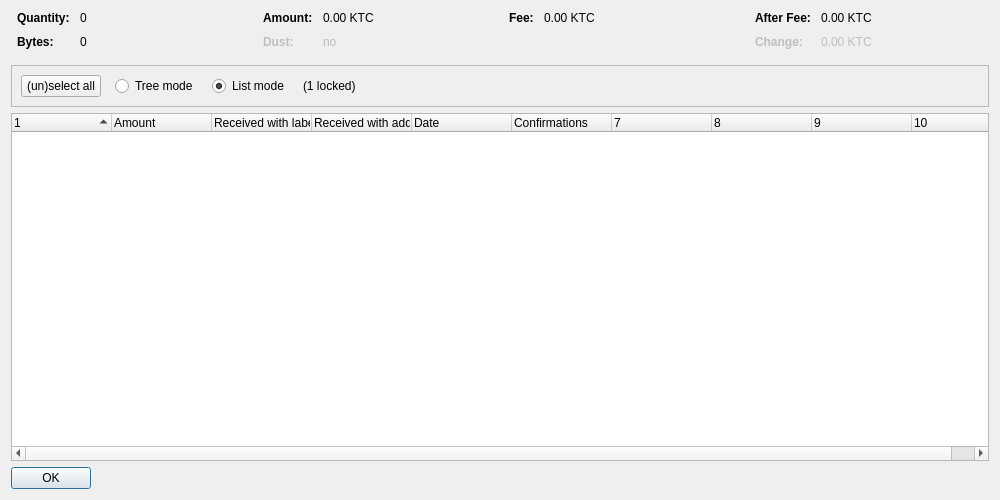
<?xml version="1.0" encoding="UTF-8"?>
<ui version="4.0">
 <class>CoinControlDialog</class>
 <widget class="QDialog" name="CoinControlDialog">
  <property name="geometry">
   <rect>
    <x>0</x>
    <y>0</y>
    <width>1000</width>
    <height>500</height>
   </rect>
  </property>
  <property name="windowTitle">
   <string>Coin Selection</string>
  </property>
  <layout class="QVBoxLayout" name="verticalLayout">
   <item>
    <layout class="QHBoxLayout" name="horizontalLayoutTop" stretch="0,0,0,0">
     <property name="topMargin">
      <number>0</number>
     </property>
     <property name="bottomMargin">
      <number>10</number>
     </property>
     <item>
      <layout class="QFormLayout" name="formLayoutCoinControl1">
       <property name="horizontalSpacing">
        <number>10</number>
       </property>
       <property name="verticalSpacing">
        <number>10</number>
       </property>
       <property name="leftMargin">
        <number>6</number>
       </property>
       <property name="rightMargin">
        <number>6</number>
       </property>
       <item row="0" column="0">
        <widget class="QLabel" name="labelCoinControlQuantityText">
         <property name="font">
          <font>
           <weight>75</weight>
           <bold>true</bold>
          </font>
         </property>
         <property name="text">
          <string>Quantity:</string>
         </property>
        </widget>
       </item>
       <item row="0" column="1">
        <widget class="QLabel" name="labelCoinControlQuantity">
         <property name="cursor">
          <cursorShape>IBeamCursor</cursorShape>
         </property>
         <property name="contextMenuPolicy">
          <enum>Qt::ActionsContextMenu</enum>
         </property>
         <property name="text">
          <string notr="true">0</string>
         </property>
         <property name="textInteractionFlags">
          <set>Qt::LinksAccessibleByMouse|Qt::TextSelectableByKeyboard|Qt::TextSelectableByMouse</set>
         </property>
        </widget>
       </item>
       <item row="1" column="0">
        <widget class="QLabel" name="labelCoinControlBytesText">
         <property name="font">
          <font>
           <weight>75</weight>
           <bold>true</bold>
          </font>
         </property>
         <property name="text">
          <string>Bytes:</string>
         </property>
        </widget>
       </item>
       <item row="1" column="1">
        <widget class="QLabel" name="labelCoinControlBytes">
         <property name="cursor">
          <cursorShape>IBeamCursor</cursorShape>
         </property>
         <property name="contextMenuPolicy">
          <enum>Qt::ActionsContextMenu</enum>
         </property>
         <property name="text">
          <string notr="true">0</string>
         </property>
         <property name="textInteractionFlags">
          <set>Qt::LinksAccessibleByMouse|Qt::TextSelectableByKeyboard|Qt::TextSelectableByMouse</set>
         </property>
        </widget>
       </item>
      </layout>
     </item>
     <item>
      <layout class="QFormLayout" name="formLayoutCoinControl2">
       <property name="horizontalSpacing">
        <number>10</number>
       </property>
       <property name="verticalSpacing">
        <number>10</number>
       </property>
       <property name="leftMargin">
        <number>6</number>
       </property>
       <property name="rightMargin">
        <number>6</number>
       </property>
       <item row="0" column="0">
        <widget class="QLabel" name="labelCoinControlAmountText">
         <property name="font">
          <font>
           <weight>75</weight>
           <bold>true</bold>
          </font>
         </property>
         <property name="text">
          <string>Amount:</string>
         </property>
        </widget>
       </item>
       <item row="0" column="1">
        <widget class="QLabel" name="labelCoinControlAmount">
         <property name="cursor">
          <cursorShape>IBeamCursor</cursorShape>
         </property>
         <property name="contextMenuPolicy">
          <enum>Qt::ActionsContextMenu</enum>
         </property>
         <property name="text">
          <string notr="true">0.00 KTC</string>
         </property>
         <property name="textInteractionFlags">
          <set>Qt::LinksAccessibleByMouse|Qt::TextSelectableByKeyboard|Qt::TextSelectableByMouse</set>
         </property>
        </widget>
       </item>
       <item row="1" column="0">
        <widget class="QLabel" name="labelCoinControlLowOutputText">
         <property name="enabled">
          <bool>false</bool>
         </property>
         <property name="font">
          <font>
           <weight>75</weight>
           <bold>true</bold>
          </font>
         </property>
         <property name="text">
          <string>Dust:</string>
         </property>
        </widget>
       </item>
       <item row="1" column="1">
        <widget class="QLabel" name="labelCoinControlLowOutput">
         <property name="enabled">
          <bool>false</bool>
         </property>
         <property name="cursor">
          <cursorShape>IBeamCursor</cursorShape>
         </property>
         <property name="contextMenuPolicy">
          <enum>Qt::ActionsContextMenu</enum>
         </property>
         <property name="text">
          <string notr="true">no</string>
         </property>
         <property name="textInteractionFlags">
          <set>Qt::LinksAccessibleByMouse|Qt::TextSelectableByKeyboard|Qt::TextSelectableByMouse</set>
         </property>
        </widget>
       </item>
      </layout>
     </item>
     <item>
      <layout class="QFormLayout" name="formLayoutCoinControl3">
       <property name="horizontalSpacing">
        <number>10</number>
       </property>
       <property name="verticalSpacing">
        <number>10</number>
       </property>
       <property name="leftMargin">
        <number>6</number>
       </property>
       <property name="rightMargin">
        <number>6</number>
       </property>
       <item row="0" column="0">
        <widget class="QLabel" name="labelCoinControlFeeText">
         <property name="font">
          <font>
           <weight>75</weight>
           <bold>true</bold>
          </font>
         </property>
         <property name="text">
          <string>Fee:</string>
         </property>
        </widget>
       </item>
       <item row="0" column="1">
        <widget class="QLabel" name="labelCoinControlFee">
         <property name="cursor">
          <cursorShape>IBeamCursor</cursorShape>
         </property>
         <property name="contextMenuPolicy">
          <enum>Qt::ActionsContextMenu</enum>
         </property>
         <property name="text">
          <string notr="true">0.00 KTC</string>
         </property>
         <property name="textInteractionFlags">
          <set>Qt::LinksAccessibleByMouse|Qt::TextSelectableByKeyboard|Qt::TextSelectableByMouse</set>
         </property>
        </widget>
       </item>
      </layout>
     </item>
     <item>
      <layout class="QFormLayout" name="formLayoutCoinControl4">
       <property name="horizontalSpacing">
        <number>10</number>
       </property>
       <property name="verticalSpacing">
        <number>10</number>
       </property>
       <property name="leftMargin">
        <number>6</number>
       </property>
       <property name="rightMargin">
        <number>6</number>
       </property>
       <item row="0" column="0">
        <widget class="QLabel" name="labelCoinControlAfterFeeText">
         <property name="font">
          <font>
           <weight>75</weight>
           <bold>true</bold>
          </font>
         </property>
         <property name="text">
          <string>After Fee:</string>
         </property>
        </widget>
       </item>
       <item row="0" column="1">
        <widget class="QLabel" name="labelCoinControlAfterFee">
         <property name="cursor">
          <cursorShape>IBeamCursor</cursorShape>
         </property>
         <property name="contextMenuPolicy">
          <enum>Qt::ActionsContextMenu</enum>
         </property>
         <property name="text">
          <string notr="true">0.00 KTC</string>
         </property>
         <property name="textInteractionFlags">
          <set>Qt::LinksAccessibleByMouse|Qt::TextSelectableByKeyboard|Qt::TextSelectableByMouse</set>
         </property>
        </widget>
       </item>
       <item row="1" column="0">
        <widget class="QLabel" name="labelCoinControlChangeText">
         <property name="enabled">
          <bool>false</bool>
         </property>
         <property name="font">
          <font>
           <weight>75</weight>
           <bold>true</bold>
          </font>
         </property>
         <property name="text">
          <string>Change:</string>
         </property>
        </widget>
       </item>
       <item row="1" column="1">
        <widget class="QLabel" name="labelCoinControlChange">
         <property name="enabled">
          <bool>false</bool>
         </property>
         <property name="cursor">
          <cursorShape>IBeamCursor</cursorShape>
         </property>
         <property name="contextMenuPolicy">
          <enum>Qt::ActionsContextMenu</enum>
         </property>
         <property name="text">
          <string notr="true">0.00 KTC</string>
         </property>
         <property name="textInteractionFlags">
          <set>Qt::LinksAccessibleByMouse|Qt::TextSelectableByKeyboard|Qt::TextSelectableByMouse</set>
         </property>
        </widget>
       </item>
      </layout>
     </item>
    </layout>
   </item>
   <item>
    <widget class="QFrame" name="frame">
     <property name="minimumSize">
      <size>
       <width>0</width>
       <height>40</height>
      </size>
     </property>
     <property name="frameShape">
      <enum>QFrame::StyledPanel</enum>
     </property>
     <property name="frameShadow">
      <enum>QFrame::Sunken</enum>
     </property>
     <layout class="QHBoxLayout" name="horizontalLayout">
      <item>
       <layout class="QHBoxLayout" name="horizontalLayoutPanel" stretch="0,0,0,0,0">
        <property name="spacing">
         <number>14</number>
        </property>
        <item>
         <widget class="QPushButton" name="pushButtonSelectAll">
          <property name="sizePolicy">
           <sizepolicy hsizetype="Maximum" vsizetype="Fixed">
            <horstretch>0</horstretch>
            <verstretch>0</verstretch>
           </sizepolicy>
          </property>
          <property name="text">
           <string>(un)select all</string>
          </property>
          <property name="autoDefault">
           <bool>false</bool>
          </property>
         </widget>
        </item>
        <item>
         <widget class="QRadioButton" name="radioTreeMode">
          <property name="sizePolicy">
           <sizepolicy hsizetype="Maximum" vsizetype="Fixed">
            <horstretch>0</horstretch>
            <verstretch>0</verstretch>
           </sizepolicy>
          </property>
          <property name="text">
           <string>Tree mode</string>
          </property>
         </widget>
        </item>
        <item>
         <widget class="QRadioButton" name="radioListMode">
          <property name="sizePolicy">
           <sizepolicy hsizetype="Maximum" vsizetype="Fixed">
            <horstretch>0</horstretch>
            <verstretch>0</verstretch>
           </sizepolicy>
          </property>
          <property name="text">
           <string>List mode</string>
          </property>
          <property name="checked">
           <bool>true</bool>
          </property>
         </widget>
        </item>
        <item>
         <widget class="QLabel" name="labelLocked">
          <property name="text">
           <string notr="true">(1 locked)</string>
          </property>
         </widget>
        </item>
        <item>
         <spacer name="horizontalSpacer">
          <property name="orientation">
           <enum>Qt::Horizontal</enum>
          </property>
          <property name="sizeHint" stdset="0">
           <size>
            <width>40</width>
            <height>20</height>
           </size>
          </property>
         </spacer>
        </item>
       </layout>
      </item>
     </layout>
    </widget>
   </item>
   <item>
    <widget class="CoinControlTreeWidget" name="treeWidget">
     <property name="contextMenuPolicy">
      <enum>Qt::CustomContextMenu</enum>
     </property>
     <property name="sortingEnabled">
      <bool>false</bool>
     </property>
     <property name="columnCount">
      <number>10</number>
     </property>
     <attribute name="headerShowSortIndicator" stdset="0">
      <bool>true</bool>
     </attribute>
     <attribute name="headerStretchLastSection">
      <bool>false</bool>
     </attribute>
     <column>
      <property name="text">
       <string/>
      </property>
     </column>
     <column>
      <property name="text">
       <string>Amount</string>
      </property>
     </column>
     <column>
      <property name="text">
       <string>Received with label</string>
      </property>
     </column>
     <column>
      <property name="text">
       <string>Received with address</string>
      </property>
     </column>
     <column>
      <property name="text">
       <string>Date</string>
      </property>
     </column>
     <column>
      <property name="text">
       <string>Confirmations</string>
      </property>
      <property name="toolTip">
       <string>Confirmed</string>
      </property>
     </column>
     <column>
      <property name="text">
       <string/>
      </property>
     </column>
     <column>
      <property name="text">
       <string/>
      </property>
     </column>
     <column>
      <property name="text">
       <string/>
      </property>
     </column>
     <column>
      <property name="text">
       <string/>
      </property>
     </column>
    </widget>
   </item>
   <item>
    <widget class="QDialogButtonBox" name="buttonBox">
     <property name="sizePolicy">
      <sizepolicy hsizetype="Maximum" vsizetype="Fixed">
       <horstretch>0</horstretch>
       <verstretch>0</verstretch>
      </sizepolicy>
     </property>
     <property name="orientation">
      <enum>Qt::Horizontal</enum>
     </property>
     <property name="standardButtons">
      <set>QDialogButtonBox::Ok</set>
     </property>
    </widget>
   </item>
  </layout>
 </widget>
 <customwidgets>
  <customwidget>
   <class>CoinControlTreeWidget</class>
   <extends>QTreeWidget</extends>
   <header>qt/coincontroltreewidget.h</header>
  </customwidget>
 </customwidgets>
 <resources/>
 <connections/>
</ui>
